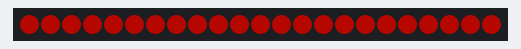
A sketch run on a simulated Arduino Uno, built with avr-gcc and run on an emulated ATmega328P. On the bench: 23 RGB LEDs in strip order, left to right. Dim RGB values are drawn brighter than linear.

Above: at 0.3 s.
At 8.1 s:
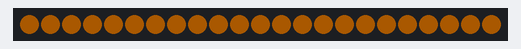
At 15.4 s:
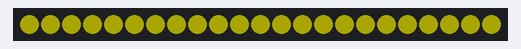
At 18.97 s:
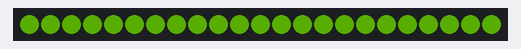
At 31.5 s:
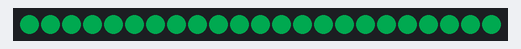
At 39.84 s:
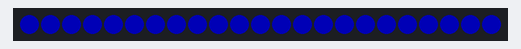

The sketch:

neopixel_rainbow_fade_light_stick.ino
```cpp
#include "FastLED.h"

// How many leds in your strip?
#define NUM_LEDS 23

// For led chips like Neopixels, which have a data line, ground, and power, you just
// need to define DATA_PIN.  For led chipsets that are SPI based (four wires - data, clock,
// ground, and power), like the LPD8806 define both DATA_PIN and CLOCK_PIN
#define DATA_PIN 4
#define DELTA 1
#define UPPER 255 - DELTA
#define LOWER 0 + DELTA

// Define the array of leds
CRGB leds[NUM_LEDS];
int hue = LOWER;
int brt = 128;

void setup() {
  FastLED.addLeds<NEOPIXEL, DATA_PIN>(leds, NUM_LEDS);

  for(int i = 0; i < NUM_LEDS; i++)
  {
    leds[i] = CRGB::Black;
  }

  FastLED.show();
}

void loop() {
  if(hue > UPPER)
  {
    hue = 0;
  }
  hue += DELTA;

  for(byte i = 0; i < NUM_LEDS; i++)
  {
    leds[i] = CHSV(hue, 255, brt);
  }

  FastLED.show();
  delay(250);
}
```
